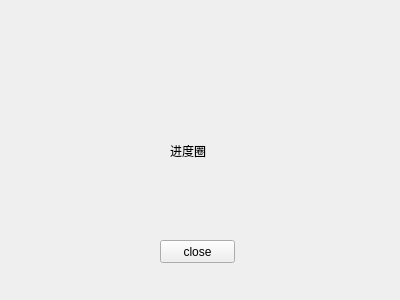
<?xml version="1.0" encoding="UTF-8"?>
<ui version="4.0">
 <class>blackwidget</class>
 <widget class="QWidget" name="blackwidget">
  <property name="geometry">
   <rect>
    <x>0</x>
    <y>0</y>
    <width>400</width>
    <height>300</height>
   </rect>
  </property>
  <property name="windowTitle">
   <string>Form</string>
  </property>
  <widget class="QPushButton" name="stopgif">
   <property name="geometry">
    <rect>
     <x>160</x>
     <y>240</y>
     <width>75</width>
     <height>23</height>
    </rect>
   </property>
   <property name="text">
    <string>close</string>
   </property>
  </widget>
  <widget class="QLabel" name="lbProgress">
   <property name="geometry">
    <rect>
     <x>170</x>
     <y>120</y>
     <width>61</width>
     <height>61</height>
    </rect>
   </property>
   <property name="text">
    <string>进度圈</string>
   </property>
  </widget>
 </widget>
 <resources/>
 <connections/>
</ui>
